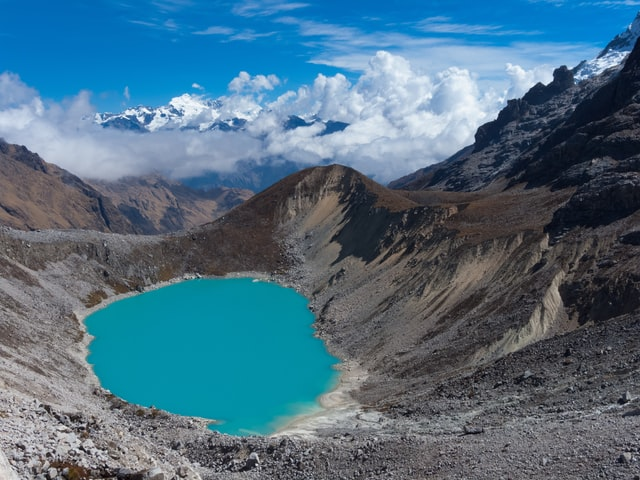
#> input picture max-rgb-filter/crater.jpg, 640 x 480 px
$ jupyter execute 'Max RGB Filter.ipynb'   (shell and % lines are left out)
#> lines starting #> are read from the running program, lines starting #| are printed output that depends on the picture
# Max RGB Filter

# Import

[cell 1]
import numpy as np
import cv2
import matplotlib.pyplot as plt

SOURCE: https://unsplash.com/photos/Hj9M7A4FVTc

[cell 2]
filename = 'crater.jpg'

[cell 3]
img = cv2.imread(filename)
#> img is the input picture: shape (480, 640, 3); mean B, G, R 130.7, 111.3, 78.1
img = cv2.cvtColor(img,cv2.COLOR_BGR2RGB)

[cell 4]
plt.imshow(img)

[cell 5]
img_new = img.copy()

[cell 6]
r = img_new[:,:,0]
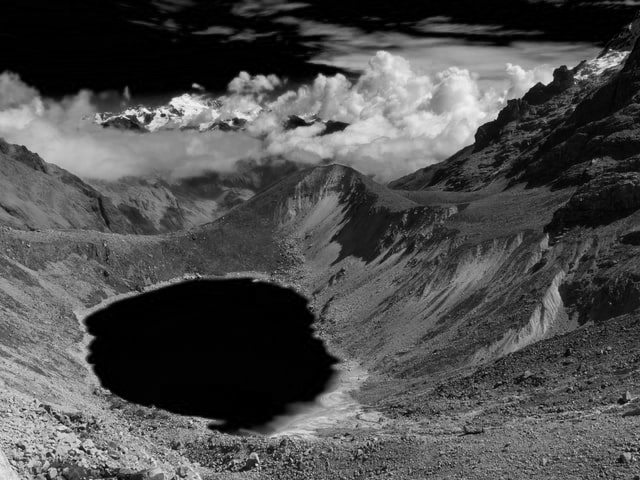
#> r: shape (480, 640); min 0, max 248, mean 78.1
g = img_new[:,:,1]
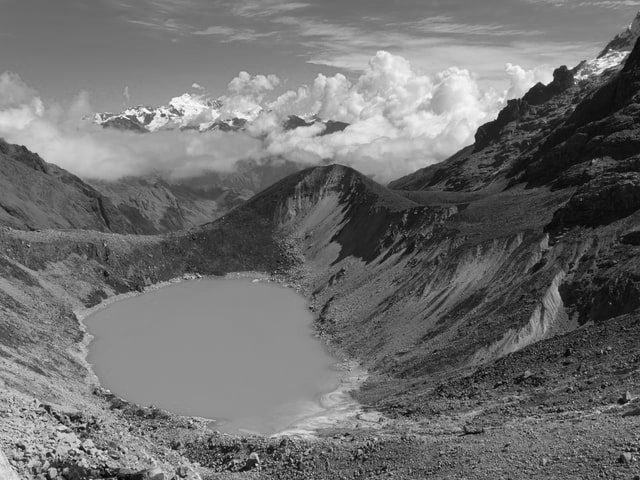
#> g: shape (480, 640); min 0, max 255, mean 111.3
b = img_new[:,:,2]
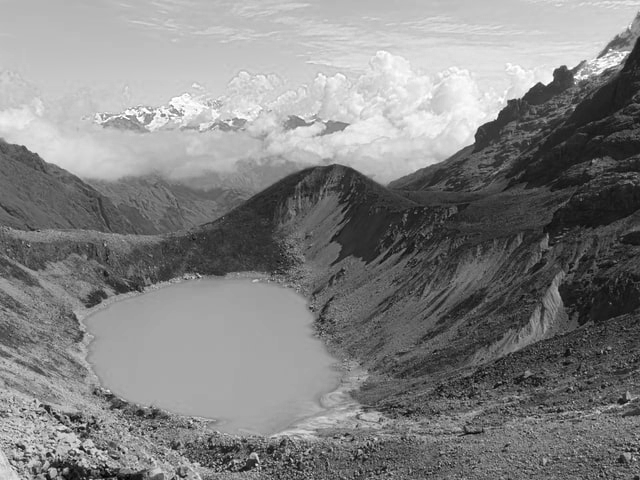
#> b: shape (480, 640); min 0, max 255, mean 130.7

[cell 7]
max_rgb = cv2.max(cv2.max(r,g),b)

[cell 8]
r[r<max_rgb]=0
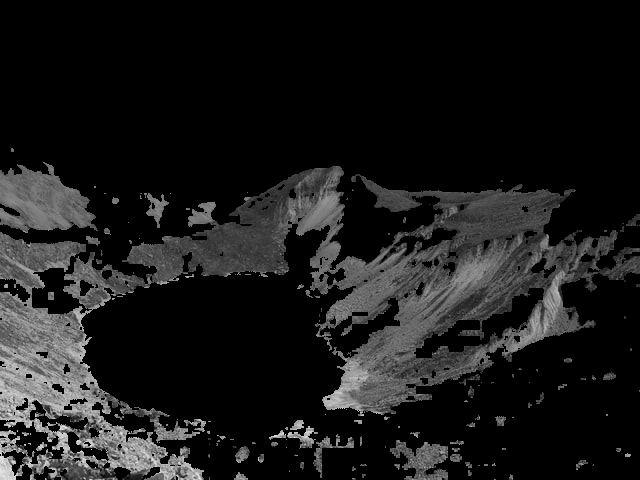
#> r: shape (480, 640); min 0, max 236, mean 25.6
g[g<max_rgb]=0
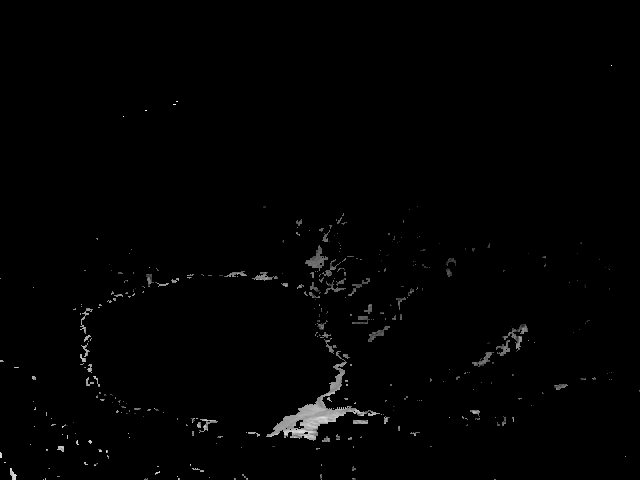
#> g: shape (480, 640); min 0, max 255, mean 2.4
b[b<max_rgb]=0
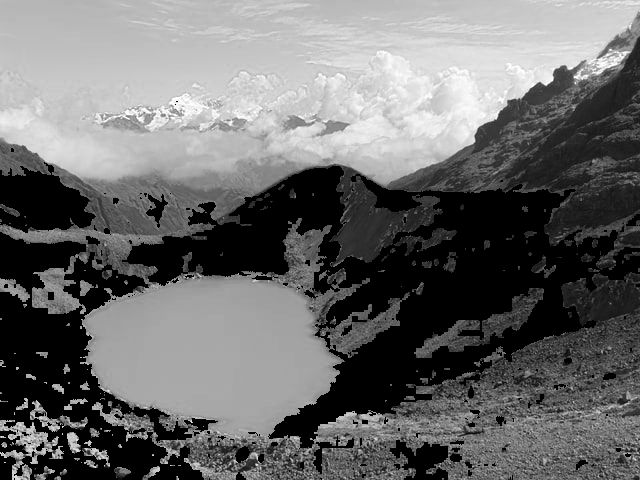
#> b: shape (480, 640); min 0, max 255, mean 106.4

[cell 9]
plt.imshow(img_new)
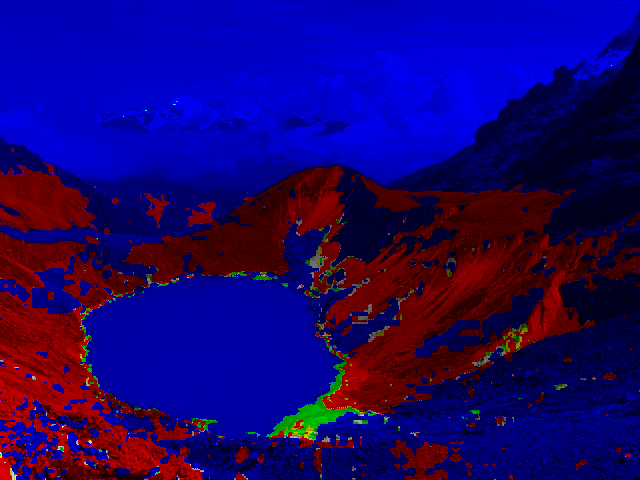
#> shown: shape (480, 640, 3); mean R, G, B 25.6, 2.4, 106.4

[cell 10]
fig, axs = plt.subplots(1,2,figsize=(20,10))
axs[0].imshow(img)
axs[0].set_title('pre');
axs[1].imshow(img_new)
axs[1].set_title('post');
